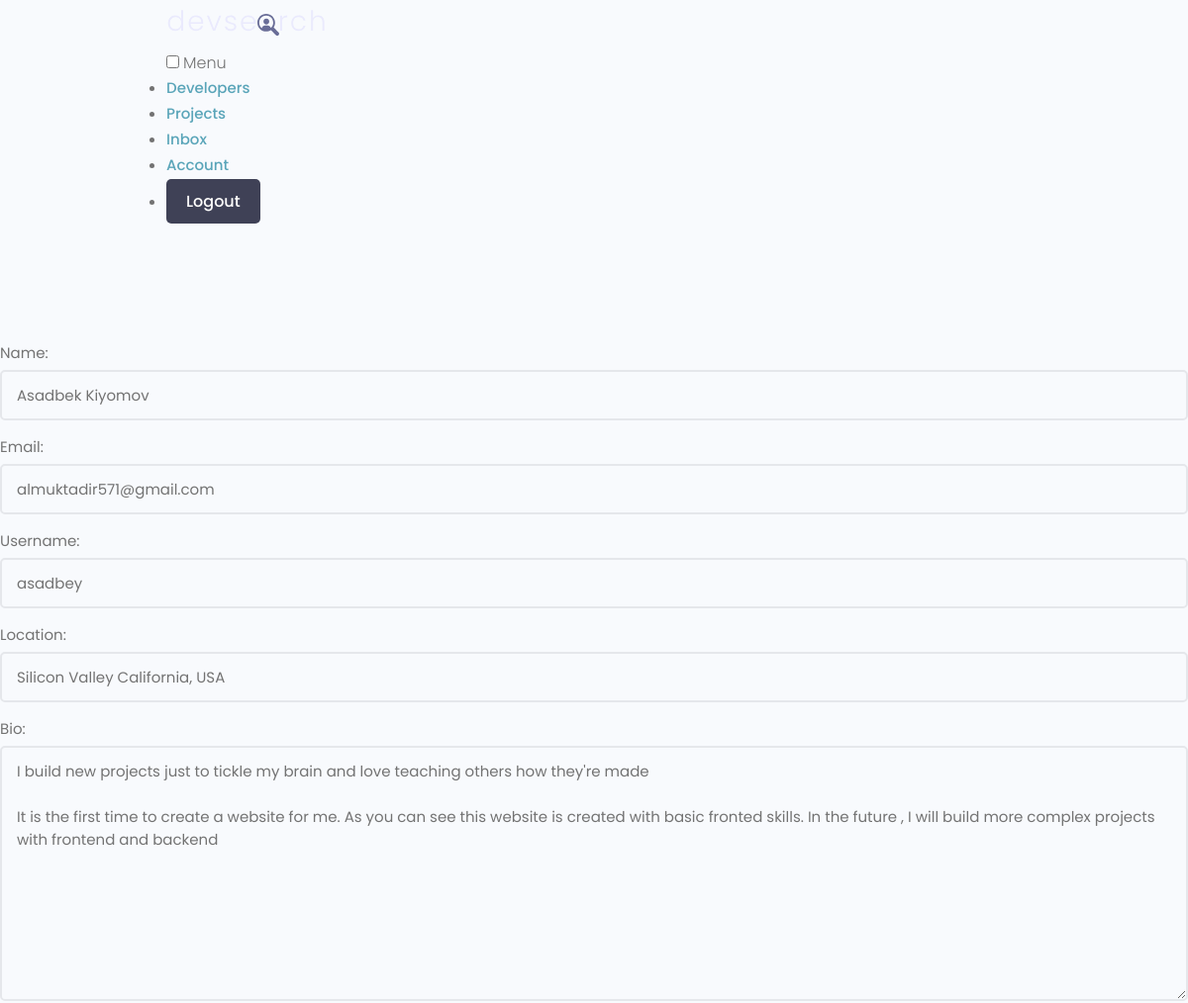
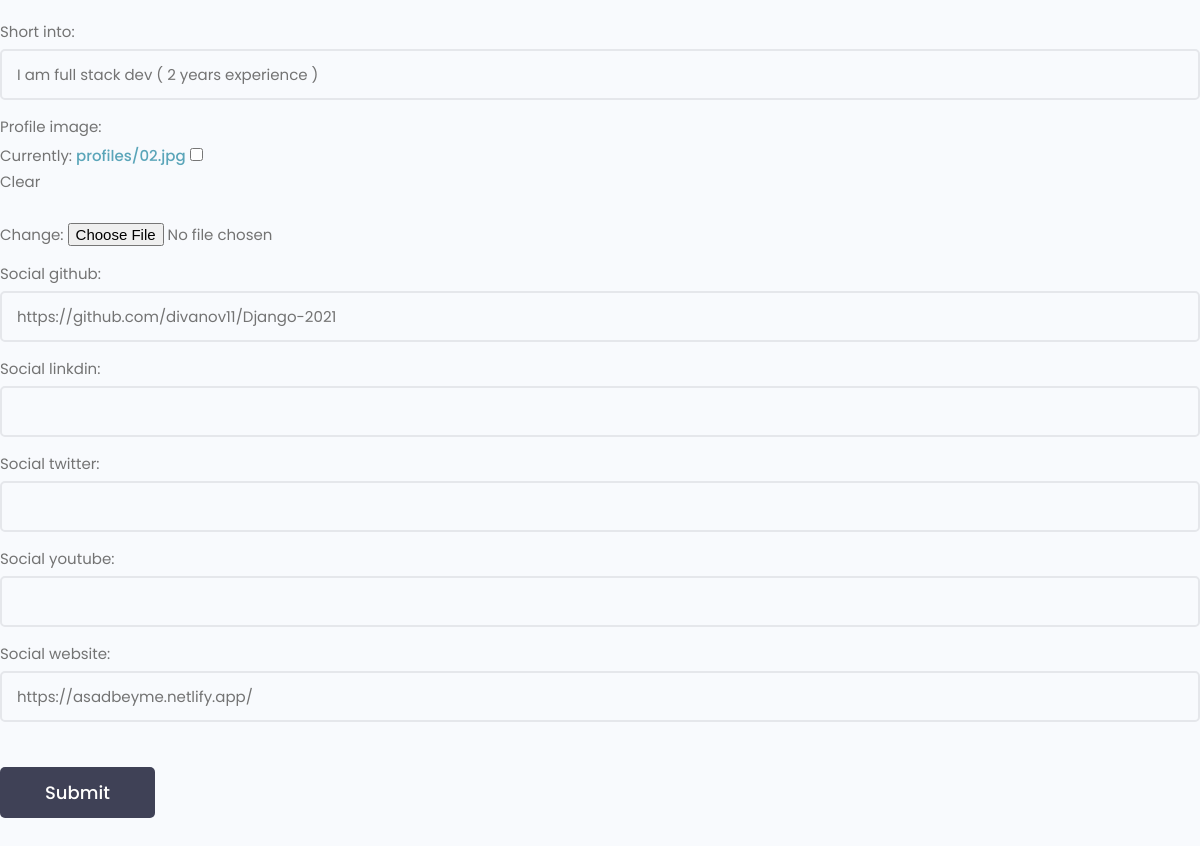
The page /edit-account/ (signed in) on the database its author committed (2 pictures, top to bottom).
### users/models.py (models this page shows, shortened)
class Profile(models.Model):
    user = models.OneToOneField(User, on_delete=models.CASCADE, null=True, blank=True)
    name = models.CharField(max_length=200,null=True,blank=True)
    email = models.EmailField(max_length=500,null=True,blank=True)
    username = models.CharField(max_length=200,null=True,blank=True)
    location = models.CharField(max_length=200,null=True,blank=True)
    short_into = models.CharField(max_length=200,null=True,blank=True)
    bio = models.TextField(null=True,blank=True)
    profile_image = models.ImageField(null=True,blank=True,upload_to='profiles/',default='profiles/profile.png')
    social_github = models.CharField(max_length=200,null=True,blank=True)
    social_twitter = models.CharField(max_length=200,null=True,blank=True)
    social_linkdin = models.CharField(max_length=200,null=True,blank=True)
    social_youtube = models.CharField(max_length=200,null=True,blank=True)
    social_website = models.CharField(max_length=200,null=True,blank=True)
    created = models.DateTimeField(auto_now_add=True)
    id = models.UUIDField(default=uuid.uuid4, unique=True, primary_key=True, editable=False)

### users/views.py (the view)
# urls.py: path('edit-account/',views.editAccount,name="edit-account"),
@login_required(login_url='login')
def editAccount(request):
    profile = request.user.profile
    form = ProfileForm(instance=profile)
    if request.method == 'POST':
        form = ProfileForm(request.POST,request.FILES,instance=profile)
        if form.is_valid():
            form.save()
            messages.success(request,'Account edited successfully!')
            return redirect('account')
    context = {'form':form}
    return render(request,'users/profile_form.html',context)

### users/forms.py
class ProfileForm(ModelForm):
    class Meta:
        model = Profile
        fields = ['name','email','username','location','bio','short_into','profile_image','social_github','social_linkdin','social_twitter','social_youtube','social_website']
    def __init__(self,*args, **kwargs):
        super(ProfileForm, self).__init__(*args, **kwargs)
        for name, field in self.fields.items():
            field.widget.attrs.update({'class': 'input'})

### users/templates/users/profile_form.html (shortened to what this page needs)
{% extends 'main.html' %} {% block content %}
<main class="formPage my-xl">
  <div class="content-box">
    <div class="formWrapper">
      <br />
      <form
        action="{% url 'edit-account' %}"
        enctype="multipart/form-data"
        class="form"
        method="POST"
      >
        {% for field in form %} {% csrf_token %}
        <div class="form__field">
          <label for="formInput#text">{{field.label}}: </label>
          {{field}}
        </div>
        {% endfor %}
        <input
          class="btn btn--sub btn--lg my-md"
          type="submit"
          value="Submit"
        />
      </form>
    </div>
  </div>
</main>
{% endblock content %}

### static/uikit/styles/modules/_variables.css (style rules this page uses)
:root { --color-main: #5aa5b9; --color-main-light: #e6faff; --color-sub: #3f4156; --color-sub-light: #51546e; --color-sub-lighter: #ededfd; --color-text: #737373; --color-gray: #8b8b8b; --color-light: #e5e7eb; --color-light-gray: #767676; --color-bg: #f8fafd; --color-white: #fffefd; --color-white-light: #f3f3f3; --color-success: #359e64; --color-success-bg: #def8e8; --color-error: #fc4b0b; --color-error-bg: #fff2ee; --font-base: 'Poppins', arial, helvetica, 'Segoe UI', roboto, ubuntu, sans-serif; --font-monospace: 'Fira Code', 'Courier New', courier, monospace; --font-regular: 300; --font-medium: 500; --font-bold: 700; --generic-shadow: 1px 1px 5px #00000010; --generic-transition: all 0.3s ease-in-out; }

### static/uikit/styles/modules/_base.css (style rules this page uses)
* { margin: 0; padding: 0; box-sizing: border-box; text-rendering: optimizeLegibility; color: inherit; font-size: inherit; }
html { font-size: 50%; }
@media only screen and (min-width: 480px) { html { font-size: 56.25%; } }
@media only screen and (min-width: 1200px) { html { font-size: 62.5%; } }
body { line-height: 1.6; font-weight: 400; font-size: 1.5rem; color: var(--color-text); background-color: var(--color-bg); min-height: 100vh; }

### static/uikit/styles/modules/_typography.css (style rules this page uses)
* { font-family: var(--font-base); }
a { padding-bottom: 2px; text-decoration: none; display: inline-block; color: var(--color-main); font-weight: var(--font-medium); }

### static/uikit/styles/modules/_utilities.css (style rules this page uses)
.my-md { margin: 3rem auto; }
.my-xl { margin: 8rem auto; }

### static/uikit/styles/modules/_button.css (style rules this page uses)
.btn { display: inline-block; position: relative; cursor: pointer; background-color: var(--color-light); font-weight: var(--font-medium); color: var(--color-sub); text-decoration: none; padding: 1rem 2rem; border-radius: 0.5rem; border: none; width: -webkit-fit-content; width: -moz-fit-content; width: fit-content; height: -webkit-fit-content; height: -moz-fit-content; height: fit-content; font-size: 1.6rem; outline-width: 0; outline-color: transparent; -webkit-backface-visibility: hidden; backface-visibility: hidden; transition: all 0.3s ease-in-out; }
.btn--sub { background-color: var(--color-sub); color: var(--color-white); }
.btn--lg { font-size: 1.8rem; padding: 1.2rem 4.5rem; }

### static/uikit/styles/modules/_form.css (style rules this page uses)
.form { display: block; }
.form__field { margin-top: 1.5rem; margin-bottom: 1.5rem; }
.form__label, .form__field > label { display: block; margin-bottom: 0.5rem; color: var(--color-text); }
input.input[type='text'], input.input[type='email'], input.input[type='password'], input.input[type='number'], textarea.input { min-width: 24rem; width: 100%; padding: 1.2rem 1.5rem; border-radius: 0.5rem; border: 2px solid var(--color-light); transition: all 0.3s ease-in-out; background-color: var(--color-bg); }

### rows shown on the page
Profile: form "Asadbek Kiyomov" "almuktadir571@gmail.com" "asadbey" "Silicon Valley California, USA" "I build new projects just to tickle my brain and love teaching others how they're made It is the first time to create a website for me. As you can see this website is created with basic fronted skills. In the future , I will build more complex projects with frontend and backend" "I am full stack dev ( 2 years experience )" "https://github.com/divanov11/Django-2021" "https://asadbeyme.netlify.app/"

### other values the page prints
{{ field.label }} "Name" "Email" "Username" "Location" "Bio" "Short into" "Profile image" "Social github" "Social linkdin" "Social twitter" "Social youtube" "Social website"
